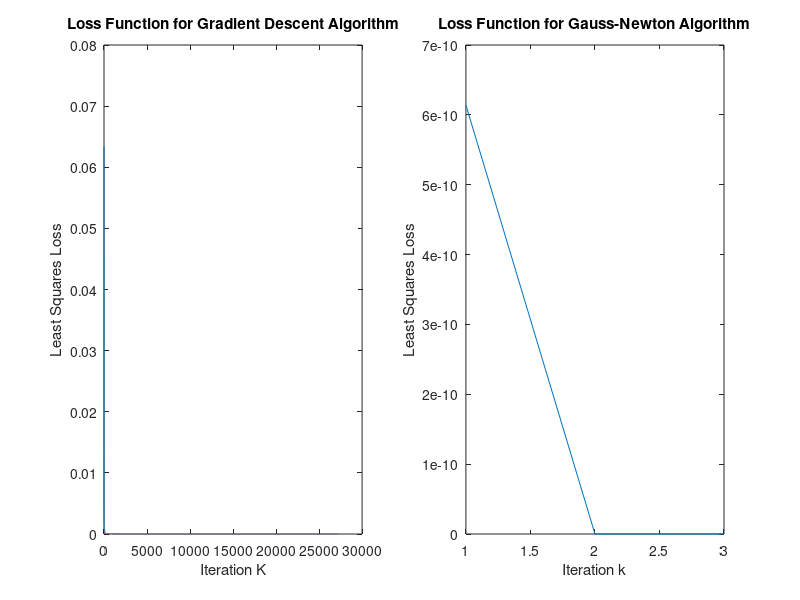
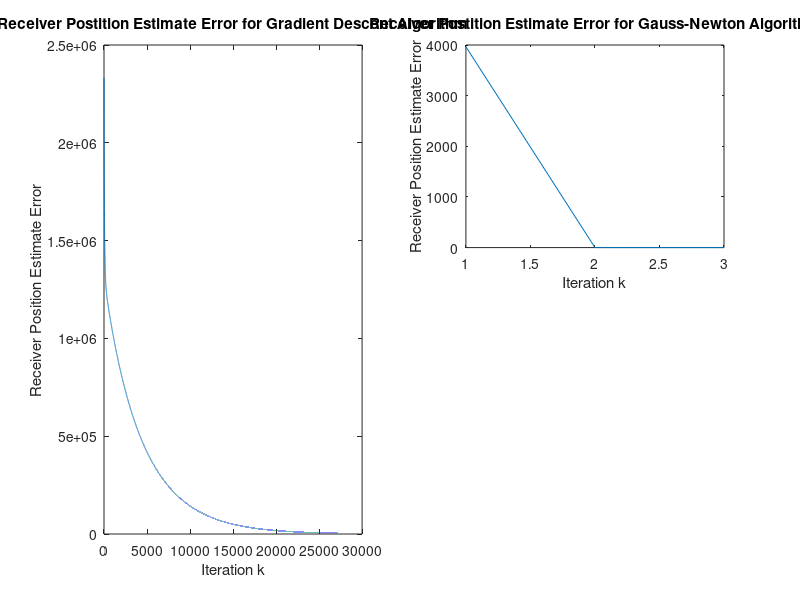
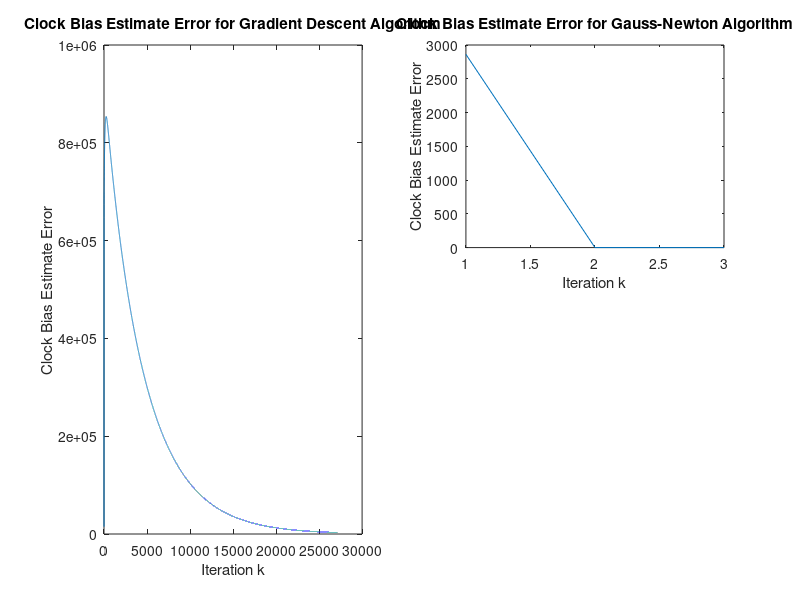
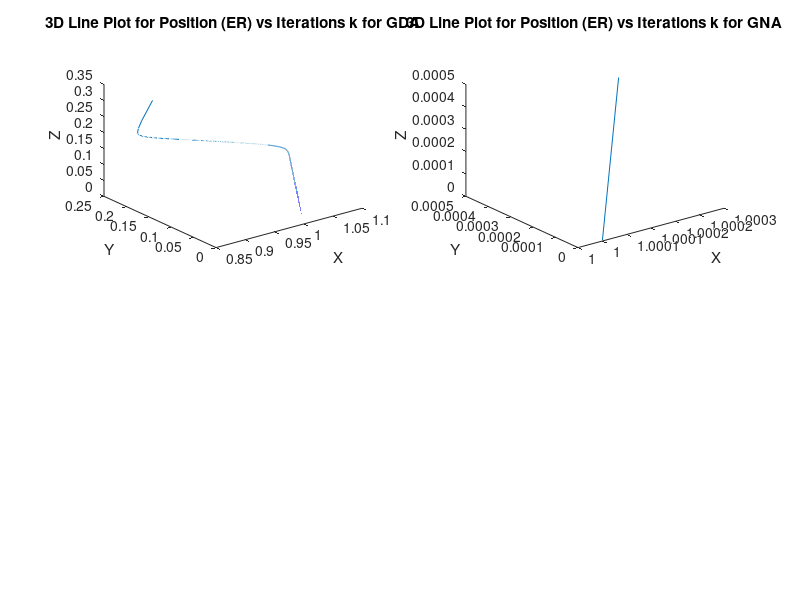

Reproduce these figures in MATLAB, in order.
% ECE 174 PA 2 GPS Algorithm
% Sam Vineyard
% A11457474

% Program: GPS.m 
% Purpose: Apply the Steepest Descent Algorithm and Gauss-Newton Algorithm
% to locate a vehicle for the zero noise case. 

clear all
close all

% % % % % % % % % % % % % % % % % % % % % % % % % % % % % % % % % % % % % %
%                                                                         %
% Generate synthetic data for simulations yl = Rl + b                     %
%                                                                         %
% % % % % % % % % % % % % % % % % % % % % % % % % % % % % % % % % % % % % %

% Actual receiver (s) and satellite (sl) positions in units of ER
s  = [1.000000000 0.000000000 0.000000000]';
s1 = [3.585200000 2.070000000 0.000000000]';
s2 = [2.927400000 2.927400000 0.000000000]';
s3 = [2.661200000 0.000000000 3.171200000]';
s4 = [1.415900000 0.000000000 3.890400000]';

% Create cell array sl for satellite locations 
sl = {s1,s2,s3,s4};

% Actual clock bias error in units of ER
b = 2.354788068*10^-3;

% True range Rl between satellite and receiver for l = 1,2,3,4
% Rl and yl are initialized as array of zeros.
Rl = zeros(1,4);
yl = zeros(4,1);

for l = 1:4
    delta_s = s - sl{l};
    R(l) = sqrt((delta_s)'*delta_s);
    yl(l) =  R(l) + b;
end

% Now we need to use the generated synthetic data and the mathematical 
% model with S a free vector variable to obtain an estimate of the true 
% (assumed unknown) position s0.

% Initial estimate of vehicle location of s_hat(0) in units of ER
% This is 0.5 km above sea level and about 2330 km off actual location s
s_hat = [0.93310 0.25000 0.258819]';

% Initial estimate of clock bias b_hat(0)
b_hat = 0;

% % % % % % % % % % % % % % % % % % % % % % % % % % % % % % % % % % % % % %
%                                                                         %
% Apply the Steepest Descent Algorithm to locate the vehicle for the zero %
% noise case. Errors in position estimates have units of meters.          %                                                            
%                                                                         %
% % % % % % % % % % % % % % % % % % % % % % % % % % % % % % % % % % % % % %

%  Initialize x_hat to be column vector of s and b
% First column is zero so that while loop can start 
x_hat_1 = s_hat;
x_hat_1(4) = b_hat;

% Initialize h_hat and Jacobian
h_hat = zeros(4,1);
Jacob = zeros(4,4);

% Initialize loss function column array
loss_1 = zeros(27144,1);

% Initialize receiver position estimate error array
pos_error_1 = zeros(27144,1);

% Initialize clock bias estimate error array
clock_bias_error_1  = zeros(27144,1);

% Initialize k that will increment on each while loop
k1 = 1;

% Choose step size and termination criteria (units of ER)
a = 0.1;
E = 0.00000016;

while (k1 == 1 || term_criteria > E) && k1 < 50000 
    % loop for each satellite
    for l = 1:4
        
        % Create new s_hat and b_hat from x_hat
        s_hat = x_hat_1(1:3,k1);
        b_hat = x_hat_1(4,k1);
        
        % Calculate 4x1 matrix h_hat
        delta_s = s_hat - sl{l};
        Rl_hat = sqrt((delta_s)'*delta_s);
        h_hat(l) = Rl_hat + b_hat;
        
        % Calculate Jacobian
        Jacob(l,1:3) = ((delta_s)')/Rl_hat;
        Jacob(l,4) = 1;
    end
    
    % Compute the next x_hat using GDA
    x_hat_1(:,k1+1) = x_hat_1(:,k1) + a*(Jacob')*(yl - h_hat);
    
    % Compute loss function for analysis and plotting in the next section
    loss_1(k1) = 0.5*(yl - h_hat)'*(yl - h_hat);
    
    % Compute receiver position estimate error for analysis and plotting in
    % next section
    pos_error_1(k1) = sqrt((s_hat - s)'*(s_hat - s));
    
    % Compute clock bias estimate error for analysis and plotting in next
    % section 
    clock_bias_error_1(k1) = abs(b_hat - b);
    
    % Compute termination criteria for next loop
    delta_x = x_hat_1(:,k1+1) - x_hat_1(:,k1);
    term_criteria = sqrt((delta_x)'*delta_x);
    
    % Iterate k for next while loop
    k1 = k1 + 1;
end

% Create variable for final value of x_hat
x_hat_1_final = x_hat_1(:,k1)
    
% % % % % % % % % % % % % % % % % % % % % % % % % % % % % % % % % % % % % %
%                                                                         %
% Apply the Gauss Newton Algorithm to locate the vehicle for the zero     %
% noise case. Errors in position estimates have units of meters.          %                                                            
%                                                                         %
% % % % % % % % % % % % % % % % % % % % % % % % % % % % % % % % % % % % % %
    
%  Initialize x_hat to be column vector of s and b
% First column is zero so that while loop can start 
x_hat_2 = s_hat;
x_hat_2(4) = b_hat;
x_hat_2(:,1) = x_hat_2;

% Initialize h_hat and Jacobian
h_hat = zeros(4,1);
Jacob = zeros(4,4);

% Initialize loss function column array
loss_2 = zeros(3,1);

% Initialize receiver position estimate error array
pos_error_2 = zeros(3,1);

% Initialize clock bias estimate error array
clock_bias_error_2  = zeros(3,1);

% Initialize k that will increment on each while loop
k2 = 1;

% Choose step size and termination criteria (in ER)
a = 1;
E = 0.00000016;

while (k2 == 1 || term_criteria > E) && k2 < 1000
    % loop for each satellite
    for l = 1:4
        
        % Create new s_hat and b_hat from x_hat
        s_hat = x_hat_2(1:3,k2);
        b_hat = x_hat_2(4,k2);
        
        % Calculate 4x1 matrix h_hat
        delta_s = s_hat - sl{l};
        Rl_hat = sqrt((delta_s)'*delta_s);
        h_hat(l) = Rl_hat + b_hat;
        
        % Calculate Jacobian
        Jacob(l,1:3) = ((delta_s)')/Rl_hat;
        Jacob(l,4) = 1;
    end
    
    % Compute the next x_hat using GNA
    x_hat_2(:,k2+1) = x_hat_2(:,k2) + a*(inv(Jacob))*(yl - h_hat);
    
    % Compute loss function for analysis and plotting in the next section
    loss_2(k2) = 0.5*(yl - h_hat)'*(yl - h_hat);
    
    % Compute receiver position estimate error for analysis and plotting in
    % next section
    pos_error_2(k2) = sqrt((s_hat - s)'*(s_hat - s));
    
    % Compute clock bias estimate error for analysis and plotting in next
    % section 
    clock_bias_error_2(k2) = abs(b_hat - b);
    
    % Compute termination criteria for next loop
    delta_x = x_hat_2(:,k2+1) - x_hat_2(:,k2);
    term_criteria = sqrt((delta_x)'*delta_x);
    
    % Iterate k for next while loop
    k2 = k2 + 1;
end        
        
% Create variable for final value of x_hat
x_hat_2_final = x_hat_2(:,k2)   

% % % % % % % % % % % % % % % % % % % % % % % % % % % % % % % % % % % % % %
%                                                                         %
% Plot the (1) loss function, (2) receiver position error, (3) clock      %
% bias estimate error, and (4) 3D line plot of position as a function of  %
% k, our iteration, for both GDA and GNA.                                 %                                                                  %
%                                                                         %
% % % % % % % % % % % % % % % % % % % % % % % % % % % % % % % % % % % % % %

% From earlier computations for GDA and GNA, we have (1),(2),(3) in 
% the form of column arrays:
%       GDA: loss_1
%            pos_error_1
%            clock_bias_error_1
%       GNA: loss_2
%            pos_error_2
%            clock_bias_error_2

% Convert pos_error and clock_bias_error arrays to meters for analysis and
% plotting. 1 ER = 6,370,000 meters
pos_error_1 = pos_error_1*6370000;
pos_error_2 = pos_error_2*6370000;
clock_bias_error_1 = clock_bias_error_1*6370000;
clock_bias_error_2 = clock_bias_error_2*6370000;

% Plot the loss function array vs k for GDA
figure
subplot(1,2,1)
k1_plot = 1:(k1-1);
plot(k1_plot,loss_1)
title('Loss Function for Gradient Descent Algorithm')
ylabel('Least Squares Loss')
xlabel('Iteration K')

% Plot the loss function array vs k for GNA 
subplot(1,2,2)
k2_plot = 1:k2;
plot(k2_plot,loss_2)
title('Loss Function for Gauss-Newton Algorithm')
ylabel('Least Squares Loss')
xlabel('Iteration k')

% Plot the receiver position estimate error vs k for GDA
figure
subplot(1,2,1)
plot(k1_plot,pos_error_1)
title('Receiver Postition Estimate Error for Gradient Descent Algorithm')
ylabel('Receiver Position Estimate Error')
xlabel('Iteration k')

% Plot the receiver position estimate error vs k for GNA
subplot(2,2,2)
plot(k2_plot,pos_error_2)
title('Receiver Postition Estimate Error for Gauss-Newton Algorithm')
ylabel('Receiver Position Estimate Error')
xlabel('Iteration k')

% Plot the clock bias estimate error vs k for GDA
figure
subplot(1,2,1)
plot(k1_plot,clock_bias_error_1)
title('Clock Bias Estimate Error for Gradient Descent Algorithm')
ylabel('Clock Bias Estimate Error')
xlabel('Iteration k')

% Plot the clock bias estimate error vs k for GNA
subplot(2,2,2)
plot(k2_plot,clock_bias_error_2)
title('Clock Bias Estimate Error for Gauss-Newton Algorithm')
ylabel('Clock Bias Estimate Error')
xlabel('Iteration k')

% Plot a 3D line plot of position (units ER) vs k for GDA
x_pos_1 = x_hat_1(1,:);
y_pos_1 = x_hat_1(2,:);
z_pos_1 = x_hat_1(3,:);
figure 
subplot(2,2,1)
plot3(x_pos_1,y_pos_1,z_pos_1)
title('3D Line Plot for Position (ER) vs Iterations k for GDA')
xlabel('X')
ylabel('Y')
zlabel('Z')

% Plot a 3D line plot of position (units ER) vs k for GNA
x_pos_2 = x_hat_2(1,:);
y_pos_2 = x_hat_2(2,:);
z_pos_2 = x_hat_2(3,:);
subplot(2,2,2)
plot3(x_pos_2,y_pos_2,z_pos_2)
title('3D Line Plot for Position (ER) vs Iterations k for GNA')
xlabel('X')
ylabel('Y')
zlabel('Z')




        





